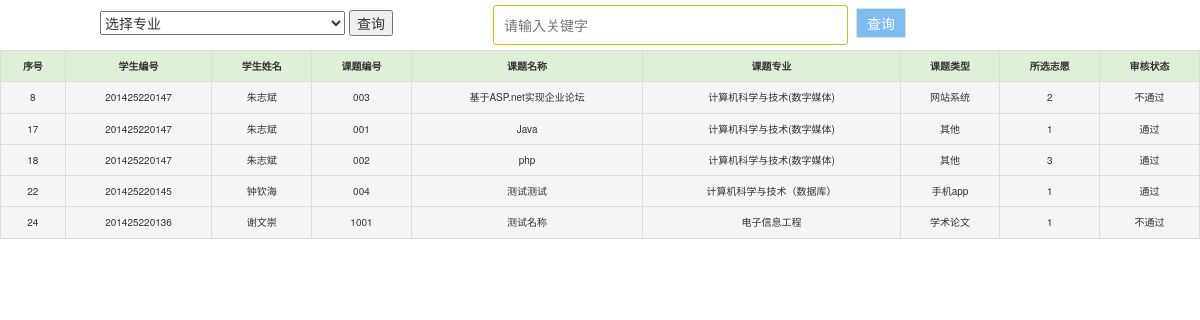
Screenshot of /student_topic.php with the database file from the repository.
### tables this page shows
CREATE TABLE `topics_stu` (
  `id` int(255) NOT NULL AUTO_INCREMENT,
  `username` varchar(15) NOT NULL,
  `name` varchar(10) NOT NULL,
  `major` varchar(20) NOT NULL,
  `topic_id` varchar(15) NOT NULL,
  `topic_name` varchar(15) NOT NULL,
  `teacher_id` varchar(15) NOT NULL,
  `teacher_name` varchar(15) NOT NULL,
  `class` varchar(50) NOT NULL,
  `topic_type` varchar(5) NOT NULL,
  `will` int(5) NOT NULL,
  `content` text NOT NULL,
  `status` varchar(10) NOT NULL DEFAULT '审核中',
  `index` int(10) NOT NULL DEFAULT '0',
  PRIMARY KEY (`id`),
  UNIQUE KEY `uid_will` (`username`,`will`) USING BTREE
);

### student_topic.php (the view, shortened to what this page needs)
<!DOCTYPE html PUBthC "-//W3C//DTD XHTML 1.0 Transitional//EN" "http://www.w3.org/TR/xhtml1/DTD/xhtml1-transitional.dtd">
<html xmlns="http://www.w3.org/1999/xhtml">
    <head>
       <link rel="stylesheet" href="bootstrap-3.3.7-dist/css/bootstrap.min.css">
        <link href="css/page.css" type="text/css" rel="stylesheet" />
            <link href="css/search.css" type="text/css" rel="stylesheet" />
    </head>
    <body>
<form action="search_stutopic.php" method="get" class="form" >
<select name="keywords" id="keywords">
<option value="">选择专业</option>
</select>
<input type="submit" name="submit" value="查询" />
    </form>
    <form action="search_stutopic.php" method="get">
    <p><input type="text" class="textbox" name="keywords" placeholder="请输入关键字" ></p>
    <p><input type="submit" class="submit" value="查询"></p>
    </form>
    <?php
    include_once("conn.php");
    $showrow = 8;
    $curpage = empty($_GET['page']) ? 1 : $_GET['page'];
   $sql = "select id,username,name,topic_id,topic_name,class,topic_type,will,status from topics_stu  ";
    $sql .= " LIMIT " . ($curpage - 1) * $showrow . ",$showrow;";
    $query = mysqli_query($conn, $sql);
    if ($sql&&mysqli_num_rows($query)){
      ?>
   <table class="table table-hover table-bordered">
   <tr class="success mx-0">
              <th>序号</th>
							<th>学生编号</th>
							<th>学生姓名</th>
              <th>课题编号</th>
              <th>课题名称</th>
							<th>课题专业</th>
							<th>课题类型</th>
							<th>所选志愿</th>
							<th>审核状态</th>
             </tr>
  <?php
    while($row = mysqli_fetch_assoc($query)){
            echo '<tr class="active">';
            foreach($row as $col){
                echo '<td>'.$col.'</td>';
            }
            echo '</tr>';
        }
        echo '</table>';
    }else{
      echo '<div id="none">很抱歉，暂时没有相关的课题信息</div>';
    }
  ?>
    </body>
</html>

### css/page.css (style rules this page uses)
p { margin:0 }
table { float: left; background-color: #7fbdf0; line-height: 25px; font-size:10px; width:100%; }
th { background-color: #fff2fb; text-align: center; }
td { background-color: #fff2fb;text-align: center; }

### css/search.css (style rules this page uses)
.textbox { float: left; margin-left: 100px; width: 355px; height: 40px; border-radius: 3px; border:1px solid #e2b709; padding-left: 10px; margin-top: 5px; }
.submit { float: left; width: 50px; height: 30px; margin:8px; color: white; background-color: #7fbdf0; border:1px solid #dedede; cursor:pointer; }
.form { float: left;margin-left:100px;margin-top: 10px; }

### rows the page displays
topics_stu: id "8", username "201425220147", name "朱志斌", topic "003", topic_name "基于ASP.net实现企业论坛", class "计算机科学与技术(数字媒体)", topic_type "网站系统", will "2", status "不通过"
topics_stu: id "17", username "201425220147", name "朱志斌", topic "001", topic_name "Java", class "计算机科学与技术(数字媒体)", topic_type "其他", will "1", status "通过"
topics_stu: id "18", username "201425220147", name "朱志斌", topic "002", topic_name "php", class "计算机科学与技术(数字媒体)", topic_type "其他", will "3", status "通过"
topics_stu: id "22", username "201425220145", name "钟钦海", topic "004", topic_name "测试测试", class "计算机科学与技术（数据库）", topic_type "手机app", will "1", status "通过"
topics_stu: id "24", username "201425220136", name "谢文崇", topic "1001", topic_name "测试名称", class "电子信息工程", topic_type "学术论文", will "1", status "不通过"
